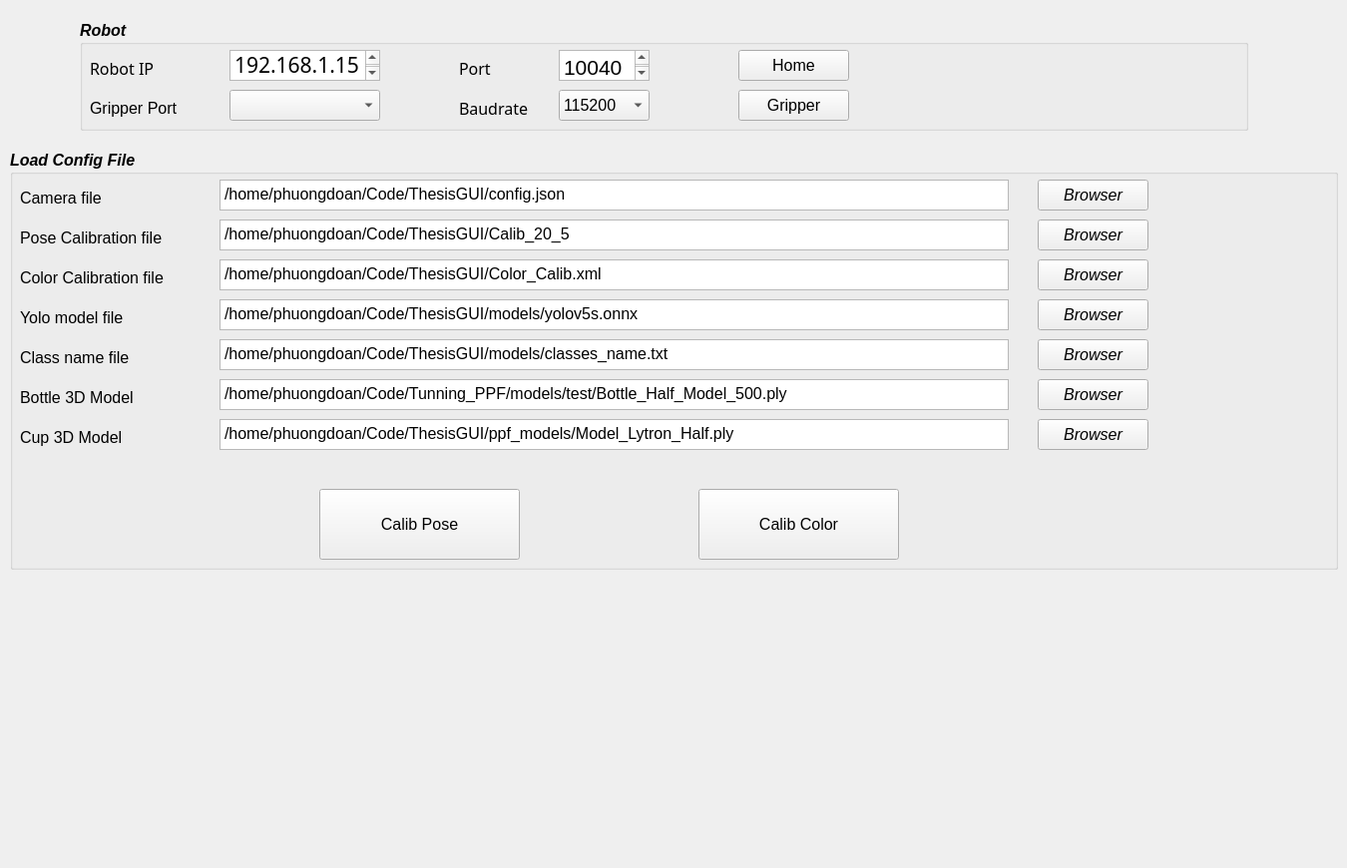
    <widget class="QWidget" name="Configuration">
     <attribute name="title">
      <string>Configuration</string>
     </attribute>
     <widget class="QGroupBox" name="Config_gpRobot">
      <property name="geometry">
       <rect>
        <x>80</x>
        <y>20</y>
        <width>1171</width>
        <height>111</height>
       </rect>
      </property>
      <property name="font">
       <font>
        <pointsize>12</pointsize>
        <weight>75</weight>
        <italic>true</italic>
        <bold>true</bold>
       </font>
      </property>
      <property name="title">
       <string>Robot</string>
      </property>
      <widget class="QTextEdit" name="tbIPAddress_2">
       <property name="geometry">
        <rect>
         <x>150</x>
         <y>30</y>
         <width>151</width>
         <height>31</height>
        </rect>
       </property>
       <property name="font">
        <font>
         <family>Ubuntu Condensed</family>
         <pointsize>12</pointsize>
         <weight>75</weight>
         <italic>true</italic>
         <bold>true</bold>
        </font>
       </property>
       <property name="html">
        <string>&lt;!DOCTYPE HTML PUBLIC &quot;-//W3C//DTD HTML 4.0//EN&quot; &quot;http://www.w3.org/TR/REC-html40/strict.dtd&quot;&gt;
&lt;html&gt;&lt;head&gt;&lt;meta name=&quot;qrichtext&quot; content=&quot;1&quot; /&gt;&lt;style type=&quot;text/css&quot;&gt;
p, li { white-space: pre-wrap; }
&lt;/style&gt;&lt;/head&gt;&lt;body style=&quot; font-family:'Ubuntu Condensed'; font-size:12pt; font-weight:600; font-style:italic;&quot;&gt;
&lt;p style=&quot; margin-top:0px; margin-bottom:0px; margin-left:0px; margin-right:0px; -qt-block-indent:0; text-indent:0px;&quot;&gt;&lt;span style=&quot; font-size:16pt; font-weight:400; font-style:normal;&quot;&gt;192.168.1.15&lt;/span&gt;&lt;/p&gt;&lt;/body&gt;&lt;/html&gt;</string>
       </property>
      </widget>
      <widget class="QLabel" name="label_11">
       <property name="geometry">
        <rect>
         <x>380</x>
         <y>40</y>
         <width>67</width>
         <height>17</height>
        </rect>
       </property>
       <property name="font">
        <font>
         <family>Sans Serif</family>
         <pointsize>12</pointsize>
         <weight>50</weight>
         <italic>false</italic>
         <bold>false</bold>
        </font>
       </property>
       <property name="text">
        <string>Port</string>
       </property>
      </widget>
      <widget class="QTextEdit" name="tbPort_2">
       <property name="geometry">
        <rect>
         <x>480</x>
         <y>30</y>
         <width>91</width>
         <height>31</height>
        </rect>
       </property>
       <property name="html">
        <string>&lt;!DOCTYPE HTML PUBLIC &quot;-//W3C//DTD HTML 4.0//EN&quot; &quot;http://www.w3.org/TR/REC-html40/strict.dtd&quot;&gt;
&lt;html&gt;&lt;head&gt;&lt;meta name=&quot;qrichtext&quot; content=&quot;1&quot; /&gt;&lt;style type=&quot;text/css&quot;&gt;
p, li { white-space: pre-wrap; }
&lt;/style&gt;&lt;/head&gt;&lt;body style=&quot; font-family:'Ubuntu'; font-size:12pt; font-weight:600; font-style:italic;&quot;&gt;
&lt;p style=&quot; margin-top:0px; margin-bottom:0px; margin-left:0px; margin-right:0px; -qt-block-indent:0; text-indent:0px;&quot;&gt;&lt;span style=&quot; font-family:'Ubuntu Condensed'; font-size:16pt; font-weight:400; font-style:normal;&quot;&gt;10040&lt;/span&gt;&lt;/p&gt;&lt;/body&gt;&lt;/html&gt;</string>
       </property>
      </widget>
      <widget class="QLabel" name="label_7">
       <property name="geometry">
        <rect>
         <x>10</x>
         <y>80</y>
         <width>101</width>
         <height>17</height>
        </rect>
       </property>
       <property name="font">
        <font>
         <pointsize>12</pointsize>
         <weight>50</weight>
         <italic>false</italic>
         <bold>false</bold>
        </font>
       </property>
       <property name="text">
        <string>Gripper Port</string>
       </property>
      </widget>
      <widget class="QComboBox" name="cbSerialCom_2">
       <property name="geometry">
        <rect>
         <x>150</x>
         <y>70</y>
         <width>151</width>
         <height>31</height>
        </rect>
       </property>
       <property name="font">
        <font>
         <pointsize>12</pointsize>
         <weight>50</weight>
         <italic>false</italic>
         <bold>false</bold>
        </font>
       </property>
      </widget>
      <widget class="QPushButton" name="pushButton_10">
       <property name="geometry">
        <rect>
         <x>660</x>
         <y>70</y>
         <width>111</width>
         <height>31</height>
        </rect>
       </property>
       <property name="font">
        <font>
         <pointsize>12</pointsize>
         <weight>50</weight>
         <italic>false</italic>
         <bold>false</bold>
        </font>
       </property>
       <property name="text">
        <string>Gripper</string>
       </property>
      </widget>
      <widget class="QPushButton" name="Config_btnHome">
       <property name="geometry">
        <rect>
         <x>660</x>
         <y>30</y>
         <width>111</width>
         <height>31</height>
        </rect>
       </property>
       <property name="font">
        <font>
         <pointsize>12</pointsize>
         <weight>50</weight>
         <italic>false</italic>
         <bold>false</bold>
        </font>
       </property>
       <property name="text">
        <string>Home</string>
       </property>
      </widget>
      <widget class="QComboBox" name="cbSerialBaudrate">
       <property name="geometry">
        <rect>
         <x>480</x>
         <y>70</y>
         <width>91</width>
         <height>31</height>
        </rect>
       </property>
       <property name="font">
        <font>
         <pointsize>12</pointsize>
         <weight>50</weight>
         <italic>false</italic>
         <bold>false</bold>
        </font>
       </property>
       <item>
        <property name="text">
         <string>115200</string>
        </property>
       </item>
       <item>
        <property name="text">
         <string>9600</string>
        </property>
       </item>
      </widget>
      <widget class="QLabel" name="label_14">
       <property name="geometry">
        <rect>
         <x>380</x>
         <y>80</y>
         <width>81</width>
         <height>17</height>
        </rect>
       </property>
       <property name="font">
        <font>
         <family>Sans Serif</family>
         <pointsize>12</pointsize>
         <weight>50</weight>
         <italic>false</italic>
         <bold>false</bold>
        </font>
       </property>
       <property name="text">
        <string>Baudrate</string>
       </property>
      </widget>
      <widget class="QLabel" name="label_10">
       <property name="geometry">
        <rect>
         <x>10</x>
         <y>40</y>
         <width>67</width>
         <height>17</height>
        </rect>
       </property>
       <property name="font">
        <font>
         <family>Sans Serif</family>
         <pointsize>12</pointsize>
         <weight>50</weight>
         <italic>false</italic>
         <bold>false</bold>
        </font>
       </property>
       <property name="text">
        <string>Robot IP</string>
       </property>
      </widget>
     </widget>
     <widget class="QGroupBox" name="Config_gpCalib">
      <property name="geometry">
       <rect>
        <x>10</x>
        <y>150</y>
        <width>1331</width>
        <height>421</height>
       </rect>
      </property>
      <property name="font">
       <font>
        <pointsize>12</pointsize>
        <weight>75</weight>
        <italic>true</italic>
        <bold>true</bold>
       </font>
      </property>
      <property name="title">
       <string>Load Config File</string>
      </property>
      <widget class="QLabel" name="label_9">
       <property name="geometry">
        <rect>
         <x>10</x>
         <y>40</y>
         <width>111</width>
         <height>17</height>
        </rect>
       </property>
       <property name="font">
        <font>
         <pointsize>12</pointsize>
         <weight>50</weight>
         <italic>false</italic>
         <bold>false</bold>
        </font>
       </property>
       <property name="text">
        <string>Camera file</string>
       </property>
      </widget>
      <widget class="QTextEdit" name="Config_tbCamerafile">
       <property name="geometry">
        <rect>
         <x>210</x>
         <y>30</y>
         <width>791</width>
         <height>31</height>
        </rect>
       </property>
       <property name="font">
        <font>
         <pointsize>12</pointsize>
         <weight>50</weight>
         <italic>false</italic>
         <bold>false</bold>
        </font>
       </property>
       <property name="html">
        <string>&lt;!DOCTYPE HTML PUBLIC &quot;-//W3C//DTD HTML 4.0//EN&quot; &quot;http://www.w3.org/TR/REC-html40/strict.dtd&quot;&gt;
&lt;html&gt;&lt;head&gt;&lt;meta name=&quot;qrichtext&quot; content=&quot;1&quot; /&gt;&lt;style type=&quot;text/css&quot;&gt;
p, li { white-space: pre-wrap; }
&lt;/style&gt;&lt;/head&gt;&lt;body style=&quot; font-family:'Ubuntu'; font-size:12pt; font-weight:400; font-style:normal;&quot;&gt;
&lt;p style=&quot; margin-top:0px; margin-bottom:0px; margin-left:0px; margin-right:0px; -qt-block-indent:0; text-indent:0px;&quot;&gt;/home/phuongdoan/Code/ThesisGUI/config.json&lt;/p&gt;&lt;/body&gt;&lt;/html&gt;</string>
       </property>
      </widget>
      <widget class="QTextEdit" name="Config_tbPosefile">
       <property name="geometry">
        <rect>
         <x>210</x>
         <y>70</y>
         <width>791</width>
         <height>31</height>
        </rect>
       </property>
       <property name="font">
        <font>
         <pointsize>12</pointsize>
         <weight>50</weight>
         <italic>false</italic>
         <bold>false</bold>
        </font>
       </property>
       <property name="html">
        <string>&lt;!DOCTYPE HTML PUBLIC &quot;-//W3C//DTD HTML 4.0//EN&quot; &quot;http://www.w3.org/TR/REC-html40/strict.dtd&quot;&gt;
&lt;html&gt;&lt;head&gt;&lt;meta name=&quot;qrichtext&quot; content=&quot;1&quot; /&gt;&lt;style type=&quot;text/css&quot;&gt;
p, li { white-space: pre-wrap; }
&lt;/style&gt;&lt;/head&gt;&lt;body style=&quot; font-family:'Ubuntu'; font-size:12pt; font-weight:400; font-style:normal;&quot;&gt;
&lt;p style=&quot; margin-top:0px; margin-bottom:0px; margin-left:0px; margin-right:0px; -qt-block-indent:0; text-indent:0px;&quot;&gt;/home/phuongdoan/Code/ThesisGUI/Calib_20_5&lt;/p&gt;&lt;/body&gt;&lt;/html&gt;</string>
       </property>
      </widget>
      <widget class="QLabel" name="label_12">
       <property name="geometry">
        <rect>
         <x>10</x>
         <y>80</y>
         <width>191</width>
         <height>17</height>
        </rect>
       </property>
       <property name="font">
        <font>
         <pointsize>12</pointsize>
         <weight>50</weight>
         <italic>false</italic>
         <bold>false</bold>
        </font>
       </property>
       <property name="text">
        <string>Pose Calibration file</string>
       </property>
      </widget>
      <widget class="QPushButton" name="Config_btnPoseBrowser">
       <property name="geometry">
        <rect>
         <x>1030</x>
         <y>70</y>
         <width>111</width>
         <height>31</height>
        </rect>
       </property>
       <property name="font">
        <font>
         <pointsize>12</pointsize>
         <weight>50</weight>
         <italic>true</italic>
         <bold>false</bold>
        </font>
       </property>
       <property name="text">
        <string>Browser</string>
       </property>
      </widget>
      <widget class="QPushButton" name="Config_btnCameraBrowser">
       <property name="geometry">
        <rect>
         <x>1030</x>
         <y>30</y>
         <width>111</width>
         <height>31</height>
        </rect>
       </property>
       <property name="font">
        <font>
         <pointsize>12</pointsize>
         <weight>50</weight>
         <italic>true</italic>
         <bold>false</bold>
        </font>
       </property>
       <property name="text">
        <string>Browser</string>
       </property>
      </widget>
      <widget class="QLabel" name="label_13">
       <property name="geometry">
        <rect>
         <x>10</x>
         <y>120</y>
         <width>191</width>
         <height>17</height>
        </rect>
       </property>
       <property name="font">
        <font>
         <pointsize>12</pointsize>
         <weight>50</weight>
         <italic>false</italic>
         <bold>false</bold>
        </font>
       </property>
       <property name="text">
        <string>Color Calibration file</string>
       </property>
      </widget>
      <widget class="QTextEdit" name="Config_tbColorfile">
       <property name="geometry">
        <rect>
         <x>210</x>
         <y>110</y>
         <width>791</width>
         <height>31</height>
        </rect>
       </property>
       <property name="font">
        <font>
         <pointsize>12</pointsize>
         <weight>50</weight>
         <italic>false</italic>
         <bold>false</bold>
        </font>
       </property>
       <property name="html">
        <string>&lt;!DOCTYPE HTML PUBLIC &quot;-//W3C//DTD HTML 4.0//EN&quot; &quot;http://www.w3.org/TR/REC-html40/strict.dtd&quot;&gt;
&lt;html&gt;&lt;head&gt;&lt;meta name=&quot;qrichtext&quot; content=&quot;1&quot; /&gt;&lt;style type=&quot;text/css&quot;&gt;
p, li { white-space: pre-wrap; }
&lt;/style&gt;&lt;/head&gt;&lt;body style=&quot; font-family:'Ubuntu'; font-size:12pt; font-weight:400; font-style:normal;&quot;&gt;
&lt;p style=&quot; margin-top:0px; margin-bottom:0px; margin-left:0px; margin-right:0px; -qt-block-indent:0; text-indent:0px;&quot;&gt;/home/phuongdoan/Code/ThesisGUI/Color_Calib.xml&lt;/p&gt;&lt;/body&gt;&lt;/html&gt;</string>
       </property>
      </widget>
      <widget class="QPushButton" name="Config_btnColorBrowser">
       <property name="geometry">
        <rect>
         <x>1030</x>
         <y>110</y>
         <width>111</width>
         <height>31</height>
        </rect>
       </property>
       <property name="font">
        <font>
         <pointsize>12</pointsize>
         <weight>50</weight>
         <italic>true</italic>
         <bold>false</bold>
        </font>
       </property>
       <property name="text">
        <string>Browser</string>
       </property>
      </widget>
      <widget class="QPushButton" name="Config_btnPoseForm">
       <property name="geometry">
        <rect>
         <x>310</x>
         <y>340</y>
         <width>201</width>
         <height>71</height>
        </rect>
       </property>
       <property name="font">
        <font>
         <pointsize>12</pointsize>
         <weight>50</weight>
         <italic>false</italic>
         <bold>false</bold>
        </font>
       </property>
       <property name="text">
        <string>Calib Pose</string>
       </property>
      </widget>
      <widget class="QPushButton" name="Config_btnColorForm">
       <property name="geometry">
        <rect>
         <x>690</x>
         <y>340</y>
         <width>201</width>
         <height>71</height>
        </rect>
       </property>
       <property name="font">
        <font>
         <pointsize>12</pointsize>
         <weight>50</weight>
         <italic>false</italic>
         <bold>false</bold>
        </font>
       </property>
       <property name="text">
        <string>Calib Color</string>
       </property>
      </widget>
      <widget class="QTextEdit" name="Config_tbModelfile">
       <property name="geometry">
        <rect>
         <x>210</x>
         <y>150</y>
         <width>791</width>
         <height>31</height>
        </rect>
       </property>
       <property name="font">
        <font>
         <pointsize>12</pointsize>
         <weight>50</weight>
         <italic>false</italic>
         <bold>false</bold>
        </font>
       </property>
       <property name="html">
        <string>&lt;!DOCTYPE HTML PUBLIC &quot;-//W3C//DTD HTML 4.0//EN&quot; &quot;http://www.w3.org/TR/REC-html40/strict.dtd&quot;&gt;
&lt;html&gt;&lt;head&gt;&lt;meta name=&quot;qrichtext&quot; content=&quot;1&quot; /&gt;&lt;style type=&quot;text/css&quot;&gt;
p, li { white-space: pre-wrap; }
&lt;/style&gt;&lt;/head&gt;&lt;body style=&quot; font-family:'Ubuntu'; font-size:12pt; font-weight:400; font-style:normal;&quot;&gt;
&lt;p style=&quot; margin-top:0px; margin-bottom:0px; margin-left:0px; margin-right:0px; -qt-block-indent:0; text-indent:0px;&quot;&gt;/home/phuongdoan/Code/ThesisGUI/models/yolov5s.onnx&lt;/p&gt;&lt;/body&gt;&lt;/html&gt;</string>
       </property>
      </widget>
      <widget class="QLabel" name="label_15">
       <property name="geometry">
        <rect>
         <x>10</x>
         <y>160</y>
         <width>191</width>
         <height>17</height>
        </rect>
       </property>
       <property name="font">
        <font>
         <pointsize>12</pointsize>
         <weight>50</weight>
         <italic>false</italic>
         <bold>false</bold>
        </font>
       </property>
       <property name="text">
        <string>Yolo model file</string>
       </property>
      </widget>
      <widget class="QPushButton" name="Config_btnModelBrowser">
       <property name="geometry">
        <rect>
         <x>1030</x>
         <y>150</y>
         <width>111</width>
         <height>31</height>
        </rect>
       </property>
       <property name="font">
        <font>
         <pointsize>12</pointsize>
         <weight>50</weight>
         <italic>true</italic>
         <bold>false</bold>
        </font>
       </property>
       <property name="text">
        <string>Browser</string>
       </property>
      </widget>
      <widget class="QPushButton" name="Config_btnClassBrowser">
       <property name="geometry">
        <rect>
         <x>1030</x>
         <y>190</y>
         <width>111</width>
         <height>31</height>
        </rect>
       </property>
       <property name="font">
        <font>
         <pointsize>12</pointsize>
         <weight>50</weight>
         <italic>true</italic>
         <bold>false</bold>
        </font>
       </property>
       <property name="text">
        <string>Browser</string>
       </property>
      </widget>
      <widget class="QLabel" name="label_16">
       <property name="geometry">
        <rect>
         <x>10</x>
         <y>200</y>
         <width>191</width>
         <height>17</height>
        </rect>
       </property>
       <property name="font">
        <font>
         <pointsize>12</pointsize>
         <weight>50</weight>
         <italic>false</italic>
         <bold>false</bold>
        </font>
       </property>
       <property name="text">
        <string>Class name file</string>
       </property>
      </widget>
      <widget class="QTextEdit" name="Config_tbClassfile">
       <property name="geometry">
        <rect>
         <x>210</x>
         <y>190</y>
         <width>791</width>
         <height>31</height>
        </rect>
       </property>
       <property name="font">
        <font>
         <pointsize>12</pointsize>
         <weight>50</weight>
         <italic>false</italic>
         <bold>false</bold>
        </font>
       </property>
       <property name="html">
        <string>&lt;!DOCTYPE HTML PUBLIC &quot;-//W3C//DTD HTML 4.0//EN&quot; &quot;http://www.w3.org/TR/REC-html40/strict.dtd&quot;&gt;
&lt;html&gt;&lt;head&gt;&lt;meta name=&quot;qrichtext&quot; content=&quot;1&quot; /&gt;&lt;style type=&quot;text/css&quot;&gt;
p, li { white-space: pre-wrap; }
&lt;/style&gt;&lt;/head&gt;&lt;body style=&quot; font-family:'Ubuntu'; font-size:12pt; font-weight:400; font-style:normal;&quot;&gt;
&lt;p style=&quot; margin-top:0px; margin-bottom:0px; margin-left:0px; margin-right:0px; -qt-block-indent:0; text-indent:0px;&quot;&gt;/home/phuongdoan/Code/ThesisGUI/models/classes_name.txt&lt;/p&gt;&lt;/body&gt;&lt;/html&gt;</string>
       </property>
      </widget>
      <widget class="QPushButton" name="Config_btnCupBrowser">
       <property name="geometry">
        <rect>
         <x>1030</x>
         <y>270</y>
         <width>111</width>
         <height>31</height>
        </rect>
       </property>
       <property name="font">
        <font>
         <pointsize>12</pointsize>
         <weight>50</weight>
         <italic>true</italic>
         <bold>false</bold>
        </font>
       </property>
       <property name="text">
        <string>Browser</string>
       </property>
      </widget>
      <widget class="QTextEdit" name="Config_tbBottlefile">
       <property name="geometry">
        <rect>
         <x>210</x>
         <y>230</y>
         <width>791</width>
         <height>31</height>
        </rect>
       </property>
       <property name="font">
        <font>
         <pointsize>12</pointsize>
         <weight>50</weight>
         <italic>false</italic>
         <bold>false</bold>
        </font>
       </property>
       <property name="html">
        <string>&lt;!DOCTYPE HTML PUBLIC &quot;-//W3C//DTD HTML 4.0//EN&quot; &quot;http://www.w3.org/TR/REC-html40/strict.dtd&quot;&gt;
&lt;html&gt;&lt;head&gt;&lt;meta name=&quot;qrichtext&quot; content=&quot;1&quot; /&gt;&lt;style type=&quot;text/css&quot;&gt;
p, li { white-space: pre-wrap; }
&lt;/style&gt;&lt;/head&gt;&lt;body style=&quot; font-family:'Ubuntu'; font-size:12pt; font-weight:400; font-style:normal;&quot;&gt;
&lt;p style=&quot; margin-top:0px; margin-bottom:0px; margin-left:0px; margin-right:0px; -qt-block-indent:0; text-indent:0px;&quot;&gt;/home/phuongdoan/Code/Tunning_PPF/models/test/Bottle_Half_Model_500.ply&lt;/p&gt;&lt;/body&gt;&lt;/html&gt;</string>
       </property>
      </widget>
      <widget class="QLabel" name="label_17">
       <property name="geometry">
        <rect>
         <x>10</x>
         <y>280</y>
         <width>191</width>
         <height>17</height>
        </rect>
       </property>
       <property name="font">
        <font>
         <pointsize>12</pointsize>
         <weight>50</weight>
         <italic>false</italic>
         <bold>false</bold>
        </font>
       </property>
       <property name="text">
        <string>Cup 3D Model</string>
       </property>
      </widget>
      <widget class="QLabel" name="label_18">
       <property name="geometry">
        <rect>
         <x>10</x>
         <y>240</y>
         <width>191</width>
         <height>17</height>
        </rect>
       </property>
       <property name="font">
        <font>
         <pointsize>12</pointsize>
         <weight>50</weight>
         <italic>false</italic>
         <bold>false</bold>
        </font>
       </property>
       <property name="text">
        <string>Bottle 3D Model</string>
       </property>
      </widget>
      <widget class="QPushButton" name="Config_btnBottleBrowser">
       <property name="geometry">
        <rect>
         <x>1030</x>
         <y>230</y>
         <width>111</width>
         <height>31</height>
        </rect>
       </property>
       <property name="font">
        <font>
         <pointsize>12</pointsize>
         <weight>50</weight>
         <italic>true</italic>
         <bold>false</bold>
        </font>
       </property>
       <property name="text">
        <string>Browser</string>
       </property>
      </widget>
      <widget class="QTextEdit" name="Config_tbCupfile">
       <property name="geometry">
        <rect>
         <x>210</x>
         <y>270</y>
         <width>791</width>
         <height>31</height>
        </rect>
       </property>
       <property name="font">
        <font>
         <pointsize>12</pointsize>
         <weight>50</weight>
         <italic>false</italic>
         <bold>false</bold>
        </font>
       </property>
       <property name="html">
        <string>&lt;!DOCTYPE HTML PUBLIC &quot;-//W3C//DTD HTML 4.0//EN&quot; &quot;http://www.w3.org/TR/REC-html40/strict.dtd&quot;&gt;
&lt;html&gt;&lt;head&gt;&lt;meta name=&quot;qrichtext&quot; content=&quot;1&quot; /&gt;&lt;style type=&quot;text/css&quot;&gt;
p, li { white-space: pre-wrap; }
&lt;/style&gt;&lt;/head&gt;&lt;body style=&quot; font-family:'Ubuntu'; font-size:12pt; font-weight:400; font-style:normal;&quot;&gt;
&lt;p style=&quot; margin-top:0px; margin-bottom:0px; margin-left:0px; margin-right:0px; -qt-block-indent:0; text-indent:0px;&quot;&gt;/home/phuongdoan/Code/ThesisGUI/ppf_models/Model_Lytron_Half.ply&lt;/p&gt;&lt;/body&gt;&lt;/html&gt;</string>
       </property>
      </widget>
     </widget>
     <widget class="QLabel" name="label_5">
      <property name="geometry">
       <rect>
        <x>10</x>
        <y>600</y>
        <width>1331</width>
        <height>261</height>
       </rect>
      </property>
      <property name="autoFillBackground">
       <bool>false</bool>
      </property>
      <property name="text">
       <string/>
      </property>
      <property name="pixmap">
       <pixmap>../logoYas.png</pixmap>
      </property>
      <property name="scaledContents">
       <bool>true</bool>
      </property>
     </widget>
    </widget>
